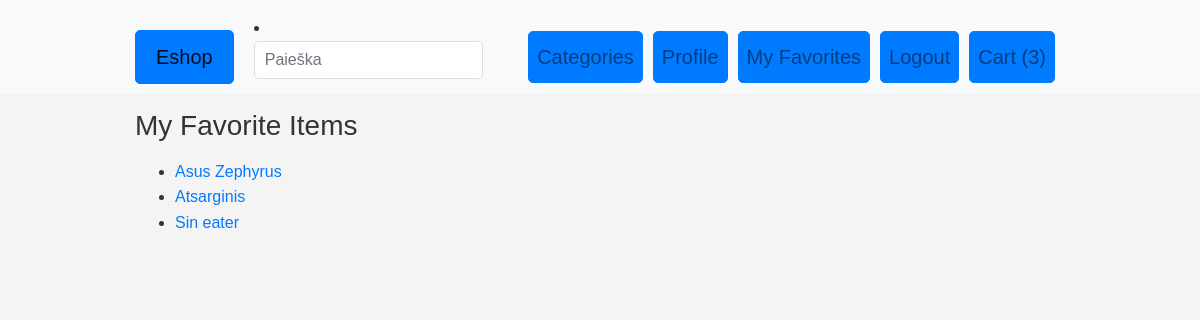
Screenshot of /my-favorites/ (signed in) with the database file from the repository.
### eshopas_app/models.py (models this page shows, shortened)
class Cart(models.Model):
    user = models.OneToOneField(User, on_delete=models.CASCADE)

class Product(models.Model):
    product_id = models.IntegerField(default=0)
    name = models.CharField(max_length=100)
    price = models.DecimalField(max_digits=10, decimal_places=2)
    category = models.ForeignKey(Category, on_delete=models.CASCADE, default=1)
    image = models.ImageField(upload_to='product_images/', blank=True, null=True)
    thumbnail = ImageSpecField(source='image', processors=[ResizeToFill(150, 200)], format='JPEG', options={'quality': 90})
    is_featured = models.BooleanField(default=True)
    stock = models.PositiveIntegerField(default=0)
    description = models.TextField(blank=True)
    favorites = models.ManyToManyField(User, related_name='favorites', blank=True)

### eshopas_app/views.py (the view)
# urls.py: path('my-favorites/', views.my_favorites_view, name='my_favorites'),
@login_required
def my_favorites_view(request):
    user = request.user
    if user.is_authenticated:
        favorite_products = user.favorites.all()
    else:
        favorite_products = []
    context = {
        'favorite_products': favorite_products
    }
    return render(request, 'my_favorites.html', context)

### eshopas_app/templates/my_favorites.html (shortened to what this page needs)
{% extends 'base.html' %}
{% load static %}
{% load myfilters %}
{% block content %}
  <h1>My Favorite Items</h1>
  <ul>
    {% for product in favorite_products %}
      <li><a href="{% url 'product_detail' product.id %}">{{ product.name }}</a></li>
    {% empty %}
      <li>No favorite items added.</li>
    {% endfor %}
  </ul>
{% endblock %}

### eshopas_app/templates/base.html (shortened to what this page needs)
<!DOCTYPE html>
{% load static %}
{% load cart_tags %}
{% load myfilters %}
<html lang="en">
<head>
    <link rel="stylesheet" href="https://stackpath.bootstrapcdn.com/bootstrap/4.1.3/css/bootstrap.min.css">
    <link rel="stylesheet" type="text/css" href="{% static 'css/styles.css' %}">
</head>
<body>
<nav class="navbar navbar-expand-lg navbar-light bg-light">
    <div class="container">
        <a class="navbar-brand btn btn-primary" href="/">Eshop</a>
        <li>
            <form action="{% url 'search' %}" method="get" class="form-inline my-2 my-md-0">
                <input name="query" class="form-control" type="text" placeholder="Paieška">
            </form>
        </li>
        <div class="collapse navbar-collapse" id="navbarNavAltMarkup">
            <div class="navbar-nav ml-auto">
                <a class="nav-item nav-link btn btn-primary" href="/category/">Categories</a>
                {% if user.is_authenticated %}
                    <a class="nav-item nav-link btn btn-primary" href="/profile/">Profile</a>
                    <a class="nav-item nav-link btn btn-primary" href="/my-favorites/">My Favorites</a>
                    <a class="nav-item nav-link btn btn-primary" href="/logout/">Logout</a>
                    {% if request.user.cart %}
                        <a class="nav-item nav-link btn btn-primary cart-link" href="/cart-detail/">
                            Cart ({{ request.user.cart.cartitem_set.count }})
                        </a>
                    {% else %}
                        <a class="nav-item nav-link btn btn-primary cart-link" href="/cart-detail/">
                            Cart (0)
                        </a>
                    {% endif %}
                {% else %}
                    <a class="nav-item nav-link btn btn-primary" href="{% url 'login' %}">Login</a>
                    <a class="nav-item nav-link btn btn-primary" href="/register/">Register</a>
                {% endif %}
            </div>
        </div>
    </div>
</nav>
<div class="container">
    {% block content %}
    {% endblock %}
</div>
</body>
</html>

### static/css/styles.css (style rules this page uses)
body { font-family: Arial, sans-serif; line-height: 1.6; color: #333; background-color: #f4f4f4; margin: 0; padding: 0; }
.container { width: 80%; margin: auto; overflow: hidden; }
h1 { font-size: 28px; line-height: 1.6; margin: 10px 0; }
form { margin: 20px 0; }
form input[type="text"], form input[type="email"], form textarea { width: 100%; padding: 10px; border-radius: 5px; border: 1px solid #ddd; }
.btn { border-radius: 5px; padding: 8px 16px; font-size: 16px; text-align: center; text-decoration: none; cursor: pointer; transition: background-color 0.3s ease; }
.btn-primary { color: #ffffff; background-color: #007bff; border-color: #007bff; }
.navbar { padding: 10px 0; }
.navbar-brand { margin-right: 20px; }
.navbar-nav .btn { margin-right: 10px; }
.cart-link { position: relative; }
a.btn-primary { font-size: 20px; margin-top: 20px; padding: 10px 20px; text-decoration: none; background-color: #007bff; color: #fff; border-radius: 5px; }

### rows the page displays
Product: name "Asus Zephyrus"
Product: name "Atsarginis"
Product: name "Sin eater"

### other values shown
{{ request.user.cart.cartitem_set.count }} "3"
